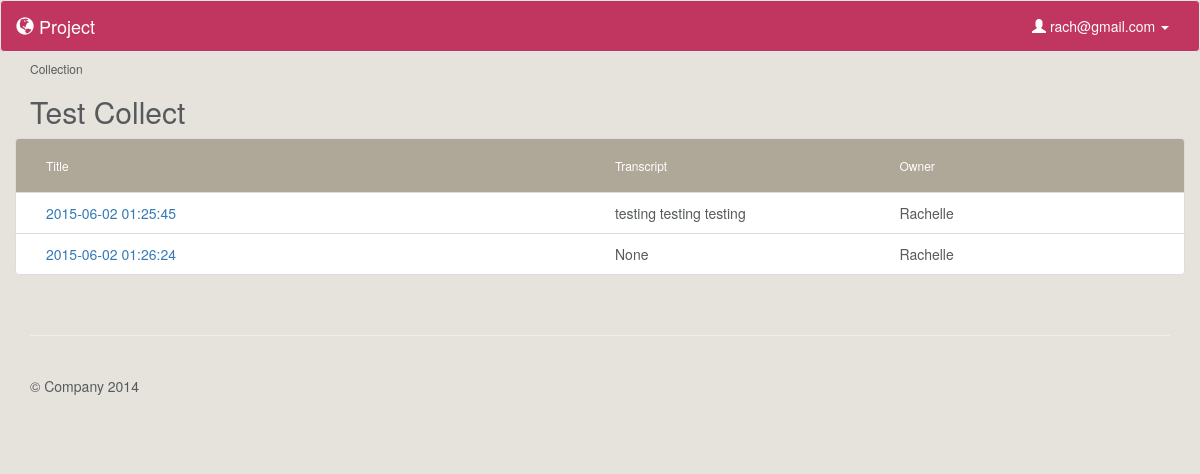
Before: /collection/1 (signed in) with the older database file.
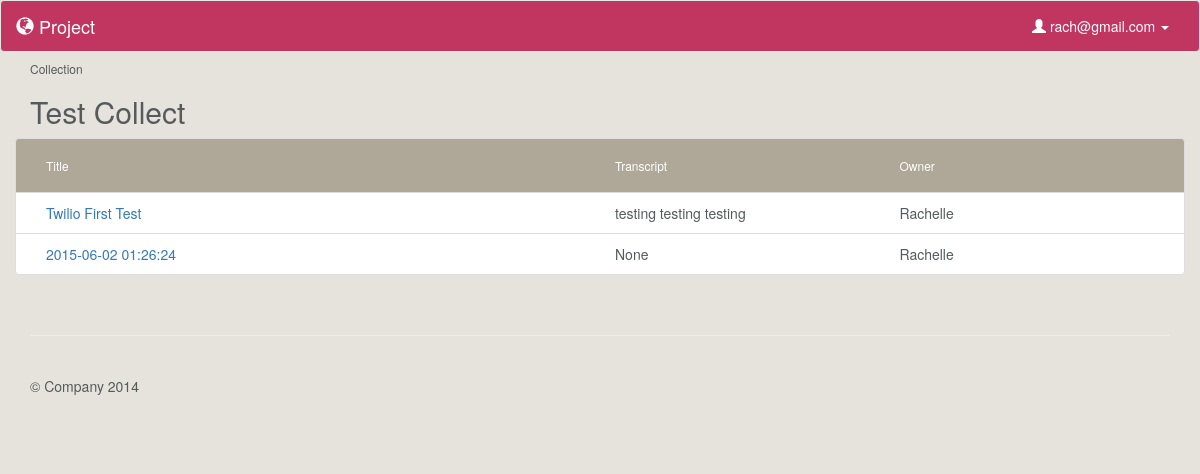
After: the same page with the newer database file.
### model.py (models this page shows, shortened)
class Upload(db.Model):
    __tablename__ = "Uploads"
    id = db.Column(db.Integer, autoincrement=True, primary_key=True)
    user_id = db.Column(db.Integer, db.ForeignKey('Users.id'), nullable=False)
    title = db.Column(db.String, nullable=False, default=db.func.now())
    path = db.Column(db.String(50))
    mimetype = db.Column(db.String(50), default='wav') # wav, jpg, mp3
    datetime = db.Column(db.DateTime, default=db.func.now(), onupdate=db.func.now()) # set datetime to current timestamp
    transcript = db.Column(db.Text)
    user = db.relationship("User", backref=db.backref("uploads", order_by=id))

class User(db.Model):
    __tablename__ = "Users"
    id = db.Column(db.Integer, autoincrement=True, primary_key=True)
    email = db.Column(db.String(100), nullable=False)
    password = db.Column(db.String(50), nullable=False)
    first_name = db.Column(db.String(50), nullable=False)
    last_name = db.Column(db.String(50), nullable=False)
    tel = db.Column(db.String, nullable=False)

### server.py (the view)
@app.route('/collection/<int:id>')
def collection_page(id):
	"""Show more information about a collection."""
	if 'email' in session:
		user_email = session['email']
		user = User.query.filter_by(email=user_email).first()
		this_collection = Collection.query.filter_by(id=id).first()
		uploads = [cu.upload for cu in this_collection.collectionsuploads]
		collectionusers = CollectionsUsers.query.filter_by(
			collection_id=id).all()
		print 'ALLOWED USERS: ', collectionusers
		user_permissions = []
		for u in collectionusers:
			user_permissions.append(u.user_id)
		print 'list of user id: ', user_permissions
		if (this_collection.user_id == user.id) or (
			user.id in user_permissions):
			return render_template('collection.html', user=user,
				collection=this_collection, uploads=uploads)
		else:
			flash('You don\'t have access to view this page')
			return redirect('/')
	else:
		flash('You must be logged in to view this page')
		return redirect('/')

### templates/collection.html
{% extends 'base.html' %}
{% block content %}
    <h6>Collection</h6>
    <h2>{{ collection.title }}</h2>
    {% if uploads %}
    <div class="file-box">
        <ul class="list-group">
            <li class="list-group-item list-group-heading row">
                <div class="name col-sm-6">
                    <h6>Title</h6>
                </div>
                <div class="col-sm-3">
                    <h6>Transcript</h6>
                </div>
                <div class="col-sm-3">
                    <h6>Owner</h6>
                </div>
            </li>
            {% for upload in uploads %}
                <li class="list-group-item row">
                    <div class="col-sm-6">
                        <a href="/listen/{{ upload.id }}">{{ upload.title }}</a>
                    </div>
                    <div class="col-sm-3">
                        {{ upload.transcript }}
                    </div>
                    <div class="col-sm-3">
                        {{ upload.user.first_name }}
                    </div>
                </li>
            {% endfor %}
        </ul>
    </div>
    {% endif %}
{% endblock %}

Changed rows visible on the page:
changed Upload "testing testing testing": title "2015-06-02 01:25:45" → "Twilio First Test"
